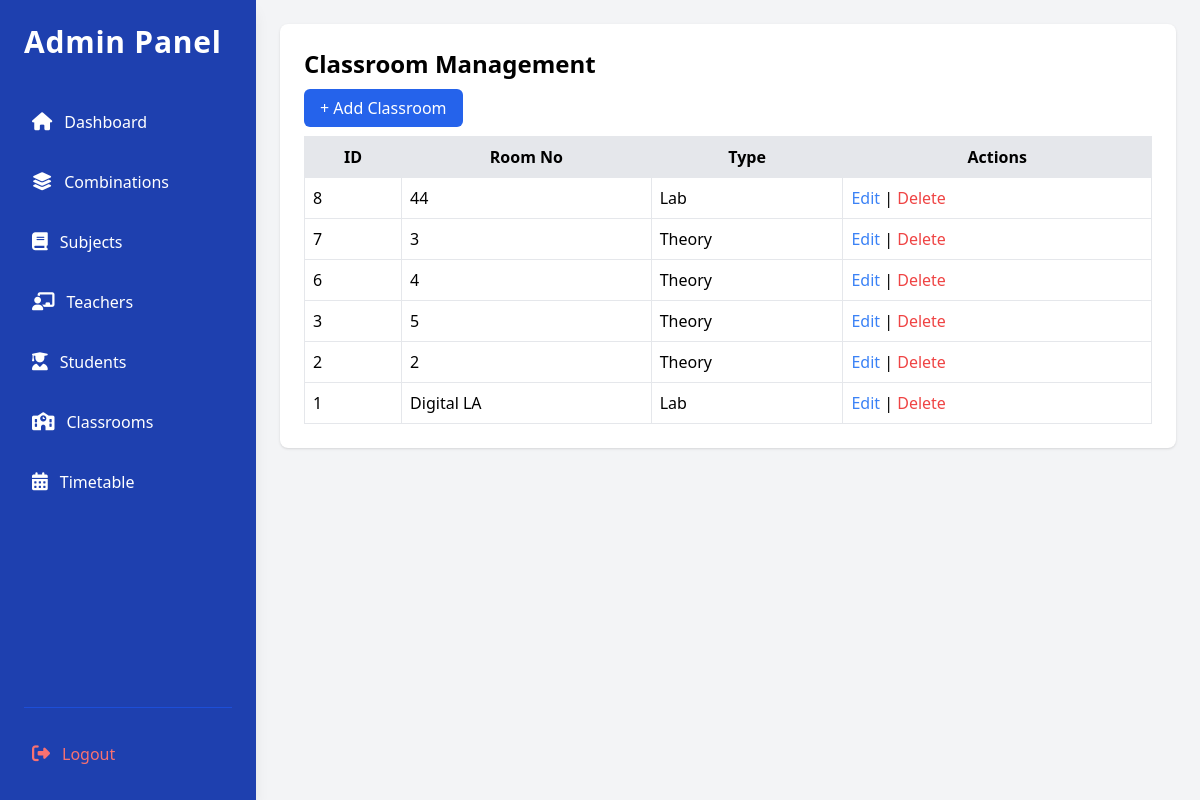
Page /src/views/admin/classrooms.php (signed in) on the committed database.
### tables this page shows
CREATE TABLE `classrooms` (
  `id` int(11) NOT NULL,
  `room_no` varchar(10) NOT NULL,
  `type` enum('theory','lab') NOT NULL
);

### src/models/Classroom.php (called while the page is built, shortened)
<?php
class Classroom {
    private $conn;
    public function __construct($db) {
        $this->conn = $db;
    }
    public function getAllClassrooms() {
        $query = "SELECT * FROM classrooms ORDER BY id DESC";
        $stmt = $this->conn->prepare($query);
        $stmt->execute();
        return $stmt->fetchAll(PDO::FETCH_ASSOC);
    }
}
?>

### src/views/admin/classrooms.php (the view, shortened to what this page needs)
<?php
include_once "../../models/Classroom.php";
$database = new Database();
$db = $database->getConnection();
$classroom = new Classroom($db);
$classrooms = $classroom->getAllClassrooms();
?>
<?php include_once(__DIR__ . '/header.php'); ?>
    <div class="max-w-4xl mx-auto bg-white p-6 rounded-lg shadow">
        <h2 class="text-2xl font-semibold mb-4">Classroom Management</h2>
        <a href="add_classroom.php" class="bg-blue-600 text-white px-4 py-2 rounded-md">+ Add Classroom</a>
        <table class="w-full mt-4 border-collapse border border-gray-300">
            <thead>
                <tr class="bg-gray-200">
                    <th class="border p-2">ID</th>
                    <th class="border p-2">Room No</th>
                    <th class="border p-2">Type</th>
                    <th class="border p-2">Actions</th>
                </tr>
            </thead>
            <tbody>
                <?php foreach ($classrooms as $class) : ?>
                    <tr class="bg-white border">
                        <td class="border p-2"><?= $class['id'] ?></td>
                        <td class="border p-2"><?= $class['room_no'] ?></td>
                        <td class="border p-2"><?= ucfirst($class['type']) ?></td>
                        <td class="border p-2">
                            <a href="edit_classroom.php?id=<?= $class['id'] ?>" class="text-blue-500">Edit</a> |
                            <a href="../../controllers/classroomController.php?delete=<?= $class['id'] ?>" class="text-red-500" onclick="return confirm('Are you sure?')">Delete</a>
                        </td>
                    </tr>
                <?php endforeach; ?>
            </tbody>
        </table>
    </div>
<?php include_once(__DIR__ . '/footer.php'); ?>

### rows in the picture
classrooms: id "8", room_no "44", type "Lab"
classrooms: id "7", room_no "3", type "Theory"
classrooms: id "6", room_no "4", type "Theory"
classrooms: id "3", room_no "5", type "Theory"
classrooms: id "2", room_no "2", type "Theory"
classrooms: id "1", room_no "Digital LA", type "Lab"
